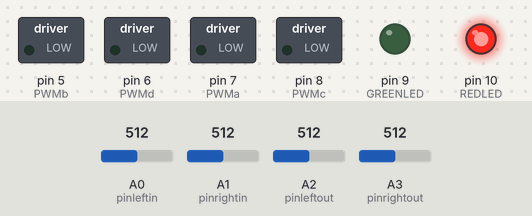
The sketch below on a simulated Arduino Uno, built with avr-gcc and run on an emulated ATmega328P. On the bench: switched loads named in the sketch (green lamp = pin HIGH), output pins drawn as LEDs (lit = HIGH). The inputs (shaded band) are chosen by the test bench; at power-on: A0 (pinleftin) = 512, A1 (pinrightin) = 512, A2 (pinleftout) = 512, A3 (pinrightout) = 512. What the sketch prints to the serial monitor is not drawn.

Above: at 0.1 s.
At 2.1 s:
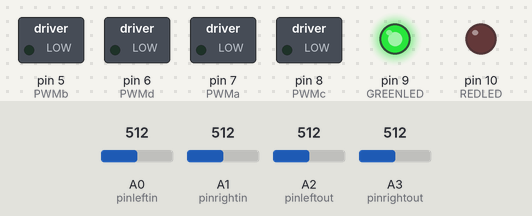
At 6.1 s:
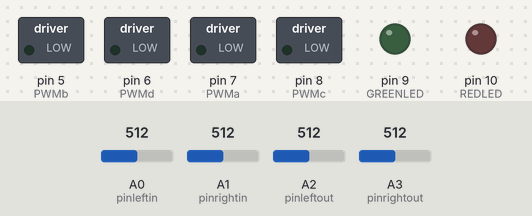
At 8.17 s:
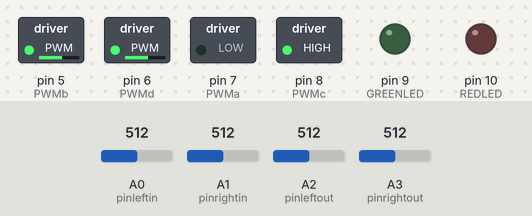
At 23.06 s:
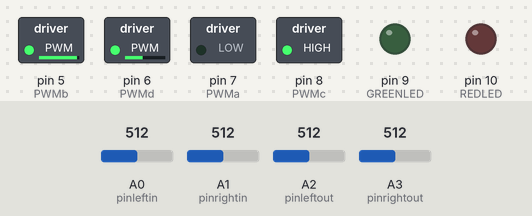
At 39.39 s:
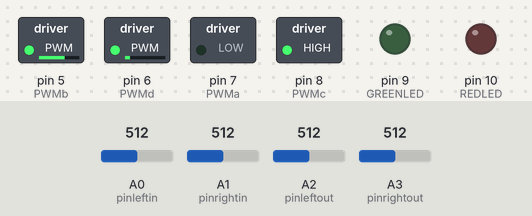
Timing chart, 0 to 40.0 s (numbered marks = the images above):
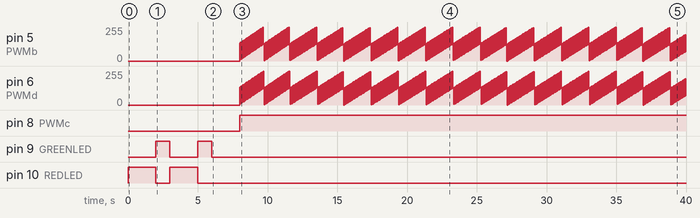

The sketch:

PID_WITH_CALIBRATION.ino
```cpp
#define PWMa 7
#define PWMb 5
#define PWMc 8
#define PWMd 6

#define REDLED 10
#define GREENLED 9

//define the sensor pins
int pinleftin = A0;
int pinrightin = A1;
int pinleftout = A2;
int pinrightout = A3;
float valleft1 = 0;
float valleft2 = 0;
float valright1 = 0;
float valright2 = 0;

//Define variables for calibration BLACK BACKGROUND
int valleft1B = 0;
int valleft2B = 0;
int valright1B = 0;
int valright2B = 0;


//Define variables for calibration WHITE BACKGROUND
int valleft1W = 0;
int valleft2W = 0;
int valright1W = 0;
int valright2W = 0;

//define the distances from the reference point (centre of the car) USED FOR WEIGHTED AVERAGE FORMULA
float distlout = 1.3;
float distlin = 2.45;
float distrin = 4.05;
float distrout = 5.35;
float lineposition;

//define the variables for the error and the 3 PID components
float error;
float errorLast;
float Kp = 105;
float Ki = 10000;
float Kd = 15;
int loopNum;
float errorSum;
float PID;
float leftMotorSpeed;
float rightMotorSpeed;


//setup motors and calibration LEDs
void setup() {
  // configure the motor control pins as outputs
  pinMode(PWMa, OUTPUT);
  pinMode(PWMb, OUTPUT);
  pinMode(PWMc, OUTPUT);
  pinMode(PWMd, OUTPUT);

  pinMode(REDLED, OUTPUT);
  pinMode(GREENLED, OUTPUT);
  Serial.begin(9600);


  //BLACK BACKGROUND - Calibration
  Serial.println("--Please place all sensors above a black background--");
  digitalWrite(REDLED, HIGH);
  delay(1000);
  valleft1B = analogRead(pinleftin);
  valright1B = analogRead(pinrightin);
  valleft2B = analogRead(pinleftout);
  valright2B = analogRead(pinrightout);
  delay(1000);
  digitalWrite(REDLED, LOW);
  digitalWrite(GREENLED, HIGH);
  delay(1000);

  //WHITE BACKGROUND - Calibration
  Serial.println("--Please place all sensors above a white background--");
  digitalWrite(REDLED, HIGH);
  digitalWrite(GREENLED, LOW);
  delay(1000);
  valleft1W = analogRead(pinleftin);
  valright1W = analogRead(pinrightin);
  valleft2W = analogRead(pinleftout);
  valright2W = analogRead(pinrightout);
  delay(1000);
  digitalWrite(REDLED, LOW);
  digitalWrite(GREENLED, HIGH);
  delay(1000);
  digitalWrite(GREENLED, LOW);

  delay(2000);


}


float weightedAverage(float distlefto, float distlefti, float distrighti, float distrighto, float valleft2, float valleft1, float valright1, float valright2){
  float top, bottom, wa;
  top = (distlefto*valleft2)+(distlefti*valleft1)+(distrighti*valright1)+(distrighto*valright2);
  bottom = (valleft2+valleft1+valright1+valright2);
  wa = top/bottom;
  return wa;
}


void loop(){
  digitalWrite(PWMa, LOW);
  digitalWrite(PWMc, HIGH);

  //CALIBRATION SECTION
  valleft1 = analogRead(pinleftin);
  valright1 = analogRead(pinrightin);
  valleft2 = analogRead(pinleftout);
  valright2 = analogRead(pinrightout);
  //Constrain two left sensors
  valleft1 = constrain(valleft1, valleft1B, valleft1W);
  valleft2 = constrain(valleft2, valleft2B, valleft2W);
  valright1 = constrain(valright1, valright1B, valright1W);
  valright2 = constrain(valright1, valright1B, valright1W);

  //Map values for each sensor to new range
  valleft1 = map(valleft1, valleft1B, valleft1W, 0, 1023);
  valleft2 = map(valleft2, valleft2B, valleft2W, 0, 1023);
  valright1 = map(valright1, valright1B, valright1W, 0, 1023);
  valright2 = map(valright2, valright2B, valright2W, 0, 1023);


  //MOVEMENT BASED ON CALIBRATED VALUES
  lineposition = weightedAverage(distlout,distlin,distrin,distrout,valleft2,valleft1,valright1,valright2);
  error = 3.3 - lineposition;
  if (errorSum == 0) {
     errorSum = error;
  }
  PID = (Kp * error) + (Ki * errorSum) + (Kd * (error - errorLast));
  errorLast = error;
  errorSum = errorSum + error;
  Serial.println(PID);

  leftMotorSpeed = 128 - PID;
  analogWrite(PWMb, leftMotorSpeed);
  Serial.println("RIGHT");
  Serial.println(leftMotorSpeed);

  rightMotorSpeed = 128  + PID;
  analogWrite(PWMd, leftMotorSpeed);
  Serial.println("LEFT");
  Serial.println(rightMotorSpeed);


}
```

Measured:
- by itself, pin 8 (PWMc): LOW → HIGH at 8.0 s
